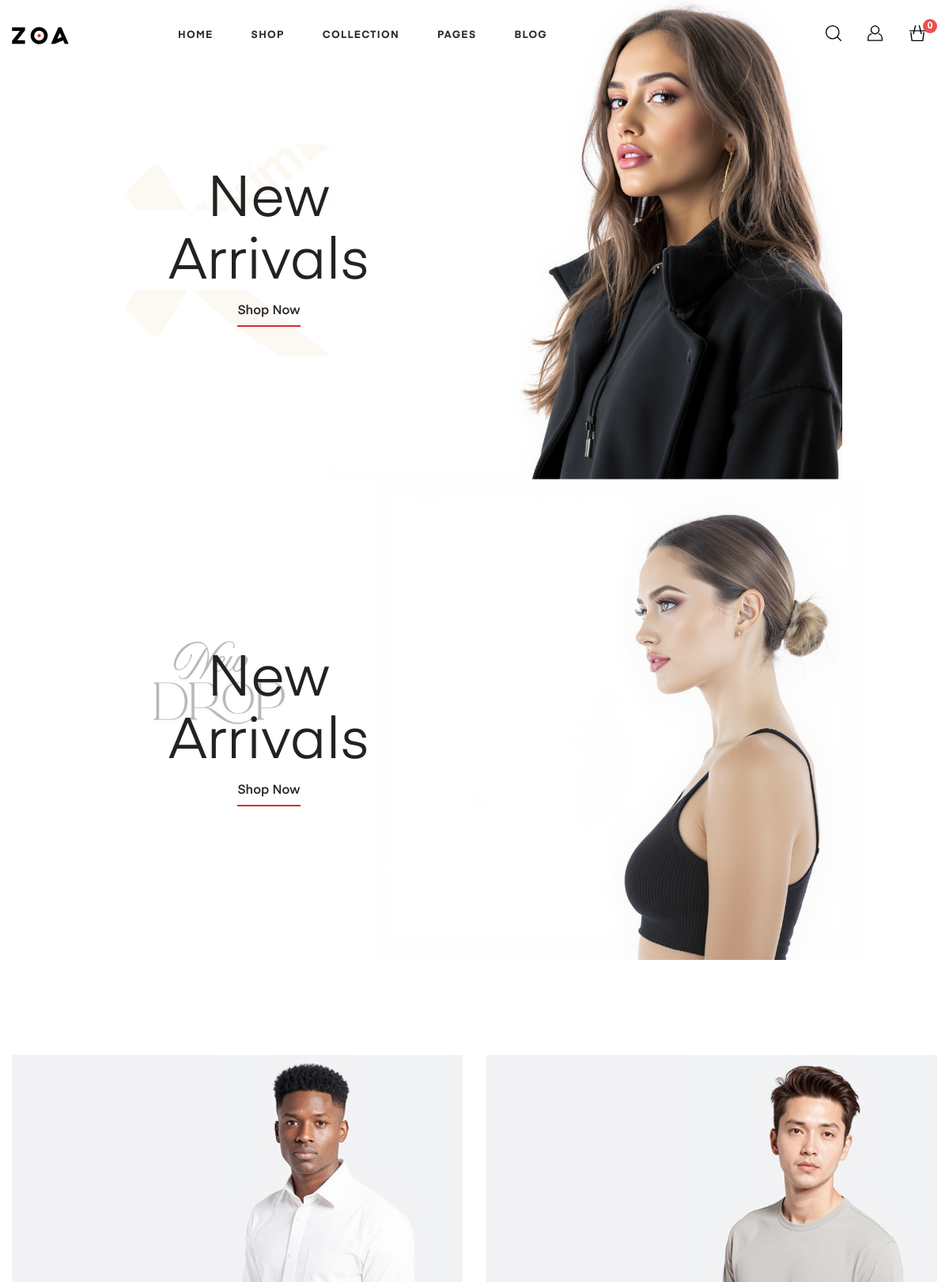
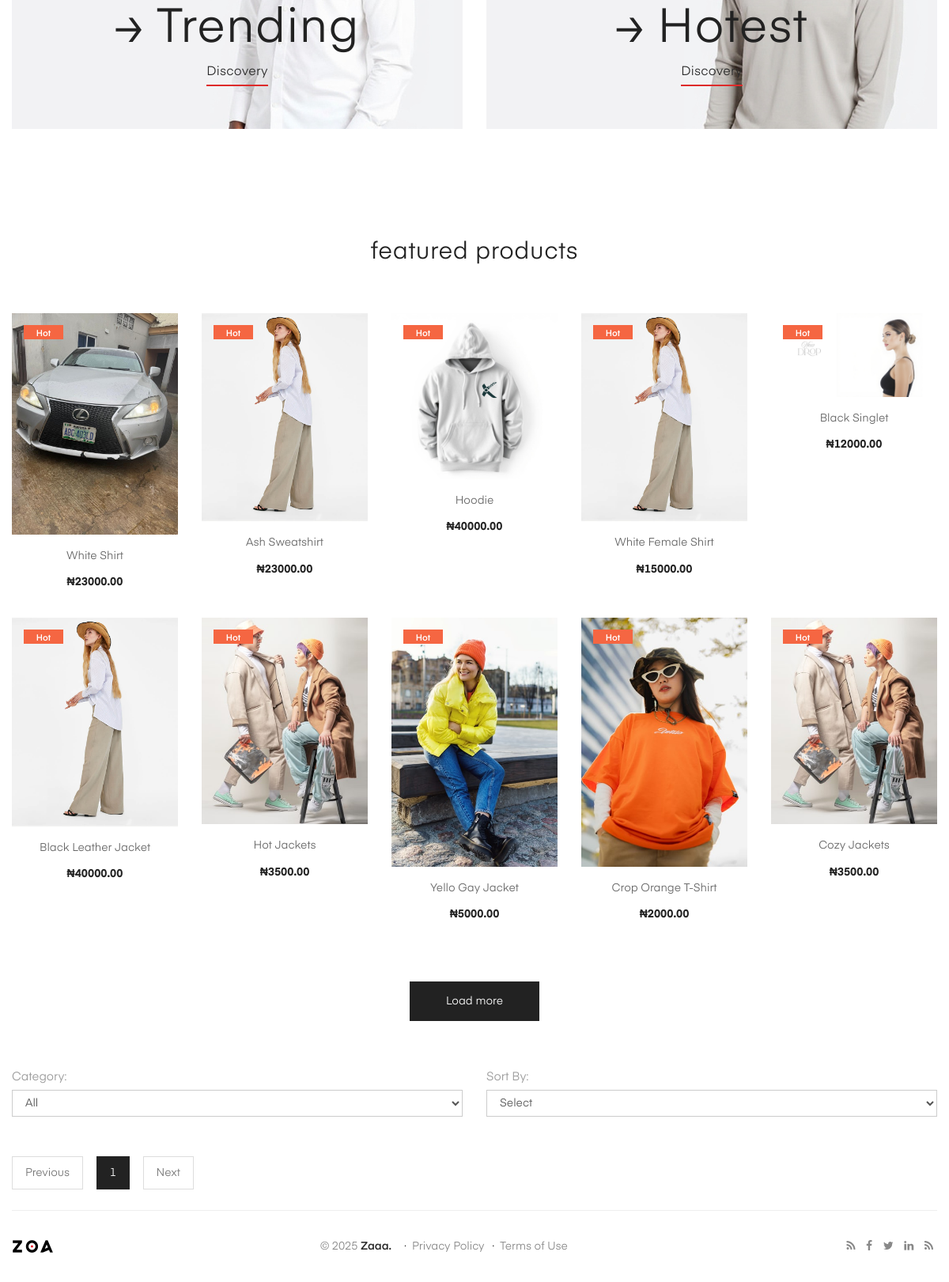
The page / on the database its author committed (2 pictures, top to bottom).
### products/models.py (models this page shows, shortened)
class ProductImage(BaseModel):
    product = models.ForeignKey(
        Product, on_delete=models.CASCADE, related_name='product_images')
    image = models.ImageField(upload_to=upload_to_random)
    is_featured = models.BooleanField(default=False)
    show_in_slider = models.BooleanField(default=False)
    @classmethod
    def slider_images(cls):
        return cls.objects.filter(show_in_slider=True)
    @classmethod
    def featured_images(cls):
        return cls.objects.filter(is_featured=True)

class Product(BaseModel):
    parent = models.ForeignKey(
        'self', related_name='variants', on_delete=models.CASCADE, blank=True, null=True)
    product_name = models.CharField(max_length=100)
    slug = models.SlugField(unique=True, null=True, blank=True)
    category = models.ForeignKey(Category, on_delete=models.CASCADE, related_name="products")
    price = models.IntegerField()
    product_desription = models.TextField()
    color_variant = models.ManyToManyField(ColorVariant, blank=True)
    size_variant = models.ManyToManyField(SizeVariant, blank=True)
    newest_product = models.BooleanField(default=False)
    trending_product = models.BooleanField(default=False)
    class Meta:
        ordering = ['-created_at']
    def get_absolute_url(self):
        return reverse("get_product", kwargs={"slug": self.slug})

### core/views.py (the view, shortened to what this page needs)
# urls.py: path('', index, name="index"),
def index(request):
    query = Product.objects.all()  # only 10 products
    categories = Category.objects.all()
    selected_sort = request.GET.get('sort')
    selected_category = request.GET.get('category')
    slider_images = ProductImage.slider_images()
    featured_images = ProductImage.featured_images()
    if selected_category:
        query = query.filter(category__category_name=selected_category)
    query = query[:10]
    page = request.GET.get('page', 1)
    paginator = Paginator(query, 20)
    try:
        products = paginator.page(page)
    except PageNotAnInteger:
        products = paginator.page(1)
    except EmptyPage:
        products = paginator.page(paginator.num_pages)
    except Exception as e:
        print(e)
    context = {
        'products': products,
        'categories': categories,
        'selected_category': selected_category,
        'selected_sort': selected_sort,
        "slider_images":slider_images,
        "featured_images":featured_images
    }
    return render(request, 'core/index.html', context)

### templates/core/index.html (shortened to what this page needs)
{% extends 'core/base.html' %}
{% load static %}
{% block body %}
        <div class="slide v2">
            <div class="js-slider-v3">
                 {% for img in slider_images %}
                {% if img.image %}
                <div class="slide-img">
                    <img src="{{ img.image.url }}" alt="{{ img.product.product_name }}" class="img-responsive">
                    <div class="box-center content1">
                        <h3>New Arrivals</h3>
                        <a href="{{ img.product.get_absolute_url }}" class="slide-btn">Shop Now</a>
                    </div>
                </div>
                {% endif %}
                {% empty %}
      <p>No slider images available</p>
                {% endfor %}
            </div>
        </div>
        <div class="banner pad">
            <div class="container container-content">
                <div class="row">
                    {% for img in featured_images %}
                    <div class="col-md-6 col-sm-6 col-xs-12">
                        <div class="banner-img effect-img3 plus-zoom">
                            <a href="" >
                                <img src="{{img.image.url}}" alt="">
                            </a>
                            {% if img.product.newest_product %}
                            <div class="box-center content">
                                <h3>≥ Hotest</h3>
                                <a href="{{ img.product.get_absolute_url }}">Discovery</a>
                            </div>
                            {% elif img.product.trending_product %}
                            <div class="box-center content">
                                <h3>≥ Trending</h3>
                                <a href="{{ img.product.get_absolute_url }}">Discovery</a>
                            </div>
                            {% else %}
                            nothing to show
                            {% endif %}
                        </div>
                    </div>
                    {% endfor %}
                </div>
            </div>
        </div>
        <div class="zoa-product pad">
            <h3 class="title home-title text-center">featured products</h3>
            <div class="container container-content">
                <div class="row engoc-row-equal">
                   {% for product in products %}
                    <div class="col-xs-6 col-sm-4 col-md-15 col-lg-15 product-item">
                        <div class="product-img">
                            <a href=""><img src="/media/{{product.product_images.first.image}}" alt="{{ product.product_name }}" class="img-responsive"></a>
                            <div class="ribbon zoa-hot"><span>Hot</span></div>
                        </div>
                        <div class="product-info text-center">
                            <h3 class="product-title">
                                <a href="{{product.get_absolute_url }}">{{ product.product_name }}</a>
                            </h3>
                            <div class="product-price">
                                <span>₦{{product.price}}.00</span>
                            </div>
                        </div>
                    </div>
                    {% endfor %}
                </div>
                <div class="text-center">
                    <a href="" class="zoa-btn btn-loadmore">Load more</a>
                </div>
                </div>
            </div>
<div class="container mt-3 pt-3">
  <div class="filter-section mb-3">
    <form method="GET" class="row">
      <div class="form-group col-md-6">
        <label for="category">Category:</label>
        <select id="category" name="category" class="form-control" onchange="this.form.submit()">
          <option value="">All</option>
        </select>
      </div>
      <div class="form-group col-md-6">
        <label for="sort">Sort by:</label>
        <select id="sort" name="sort" class="form-control" onchange="this.form.submit()">
          <option value="">Select</option>
        </select>
      </div>
    </form>
  </div>
  <nav aria-label="Page navigation example">
    <ul class="pagination justify-content-center mb-4">
      {% if products.has_previous %}
      <li class="page-item">
        <a class="page-link" href="?page={{ products.previous_page_number }}" aria-label="Previous">
          <span aria-hidden="true">&laquo; Previous</span>
        </a>
      </li>
      {% else %}
      <li class="page-item disabled">
        <a class="page-link">Previous</a>
      </li>
      {% endif %}
      {% for num in products.paginator.page_range %}
      <li class="page-item {% if products.number == num %}active{% endif %}">
        <a class="page-link" href="?page={{ num }}">{{ num }}</a>
      </li>
      {% endfor %}
      {% if products.has_next %}
      <li class="page-item">
        <a class="page-link" href="?page={{ products.next_page_number }}" aria-label="Next">
          <span aria-hidden="true">Next &raquo;</span>
        </a>
      </li>
      {% else %}
      <li class="page-item disabled">
        <a class="page-link">Next</a>
      </li>
      {% endif %}
    </ul>
  </nav>
</div>
{% endblock %}

### templates/core/base.html (shortened to what this page needs)
{% load static %}
<!DOCTYPE html>
<html lang="en">
<head>
    <link rel="stylesheet" href="/media/css/owl.carousel.min.css">
    <link rel="stylesheet" href="/media/css/slick.css">
    <link rel="stylesheet" href="/media/css/slick-theme.css">
    <link rel="stylesheet" href="/media/css/owl.theme.default.min.css">
    <link rel="stylesheet" type="text/css" href="/media/css/styles.css">
</head>
<body>
    <div class="wrappage">
        <header id="header" class="header-v3 header-top-absolute">
            <div class="header-center">
                <div class="container container-content">
                    <div class="row flex align-items-center justify-content-between">
                        <div class="col-md-9 col-xs-6 col-sm-6 col2 flex align-items-center">
                            <div class="zoa-logo"><a href="#"><img src="{% static 'img/logo_trans.png' %}" alt="" class="img-reponsive"></a></div>
                            <ul class="nav navbar-nav js-menubar hidden-xs hidden-sm">
                                <li class="level1 active dropdown"><a href="#" title="Home">Home</a>
                                </li>
                                <li class="level1 dropdown hassub"><a href="#" title="Shop">Shop</a>
                                </li>
                                <li class="level1 hassub dropdown">
                                    <a href="#" title="Collection">Collection</a>
                                </li>
                                <li class="level1 dropdown hassub">
                                    <a href="#" title="Pages">Pages</a>
                                </li>
                                <li class="level1 active dropdown">
                                    <a href="#" title="Blog">Blog</a>
                                </li>
                            </ul>
                        </div>
                        <div class="col-md-3 col-xs-6 col-sm-6 col2 flex justify-content-end">
                            <div class="topbar-left">
                                <div class="element element-search hidden-xs hidden-sm">
                                    <a href="#" class="zoa-icon search-toggle">
                                    </a>
                                </div>
                                <div class="element element-user hidden-xs hidden-sm">
                                    <a href="#" class="zoa-icon js-user">
                                    </a>
                                </div>
                                <div class="element element-cart">
                                    <a href="#" class="zoa-icon icon-cart">
                                        <span class="count cart-count">0</span>
                                    </a>
                                </div>
                            </div>
                        </div>
                    </div>
                </div>
            </div>
        </header>
    {% block body %}
    {% endblock %}
        <footer class="footer v2">
            <div class="container">
                <div class="f-content bd-top">
                    <div class="f-col hidden-xs hidden-sm">
                        <a href="">
                            <img src="img/f-logo.png" alt="" class="img-responsive">
                        </a>
                    </div>
                    <div class="f-col align-items-center">
                        <p>© 2025 <a href="">Zaaa.</a></p>
                        <ul>
                            <li><a href="">Privacy Policy</a></li>
                            <li><a href="">Terms of Use</a></li>
                        </ul>
                    </div>
                    <div class="f-col">
                        <div class="social">
                            <a href=""><i class="fa fa-rss"></i></a>
                            <a href=""><i class="fa fa-facebook"></i></a>
                            <a href=""><i class="fa fa-twitter"></i></a>
                            <a href=""><i class="fa fa-linkedin"></i></a>
                            <a href=""><i class="fa fa-rss"></i></a>
                        </div>
                    </div>
                </div>
            </div>
        </footer>
    </div>
</body>
</html>

### templates/core/index.html (style rules this page uses)
.filter-section { margin-bottom: 20px; }
.form-group { margin-bottom: 10px; }

### rows shown on the page
ProductImage: image (picture)
ProductImage: image (picture)
ProductImage: image (picture)
ProductImage: image (picture)
Product: product_images.first.image (picture), product_name "White Shirt", price "23000"
Product: product_images.first.image (picture), product_name "Ash Sweatshirt", price "23000"
Product: product_images.first.image (picture), product_name "Hoodie", price "40000"
Product: product_images.first.image (picture), product_name "White Female Shirt", price "15000"
Product: product_images.first.image (picture), product_name "Black Singlet", price "12000"
Product: product_images.first.image (picture), product_name "Black Leather Jacket", price "40000"
Product: product_images.first.image (picture), product_name "Hot Jackets", price "3500"
Product: product_images.first.image (picture), product_name "Yello Gay Jacket", price "5000"
Product: product_images.first.image (picture), product_name "Crop Orange T-Shirt", price "2000"
Product: product_images.first.image (picture), product_name "Cozy Jackets", price "3500"

### other values the page prints
{{ num }} "1"
